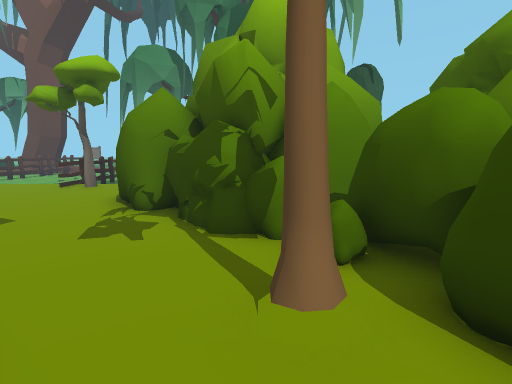
View 1 (above)

21 first-person views from a walk through a 3-D level made in the Unity game engine. The camera is 1.4 m above the floor, tilts 8° down and sees 85° across. The floor is counted in squares, 1 m on a side. Each view is taken from the middle of a square. On the plan, view 1 faces up. The plan holds only what a view shows up to about 14 squares ahead; the rest is blank. The place goes on beyond the plan. The player character is not drawn. Some animated figures are left out.

View 2
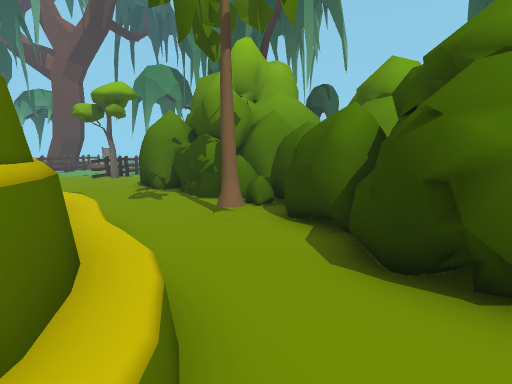

View 3
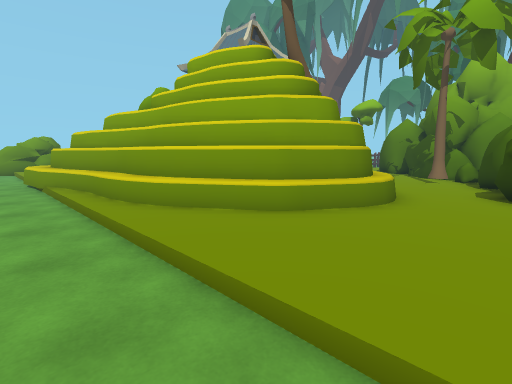

View 4
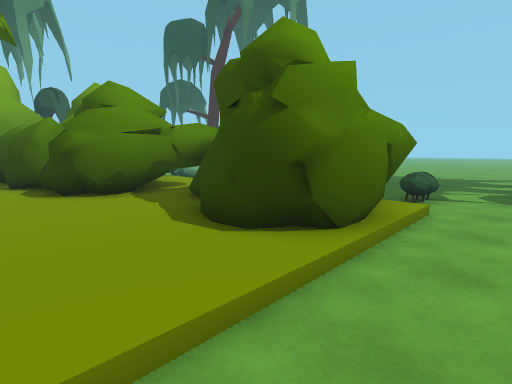

View 5
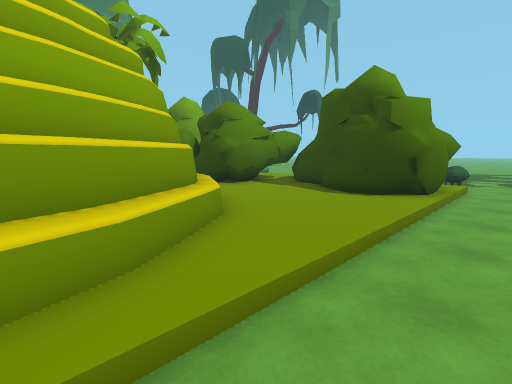

View 6
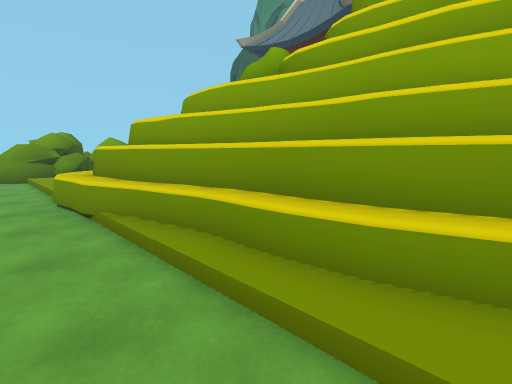

View 7
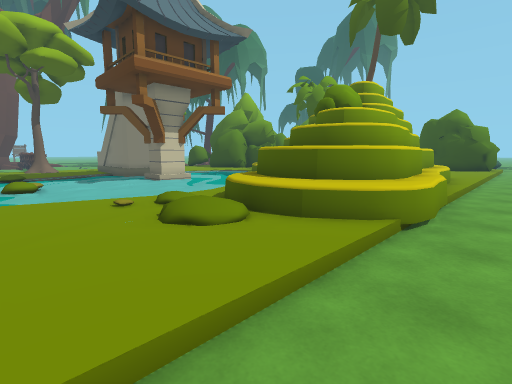

View 8
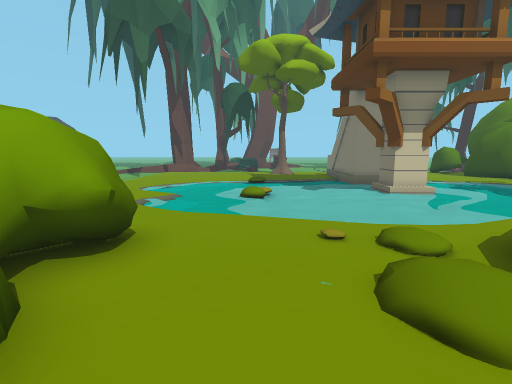

View 9
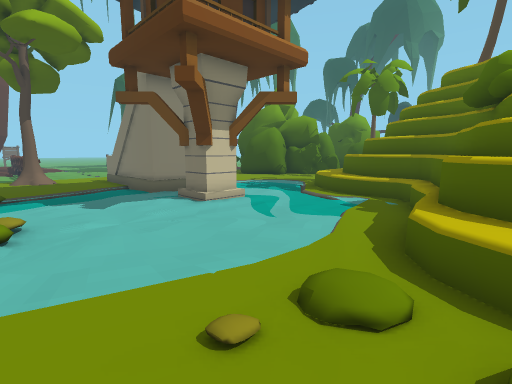

View 10
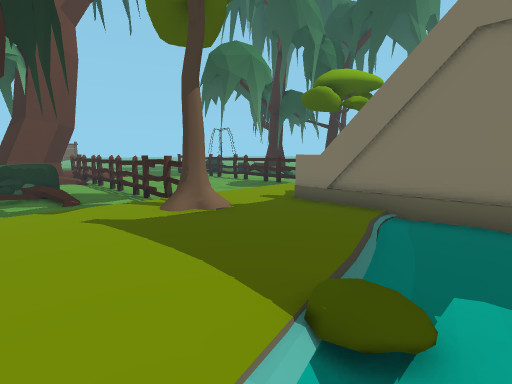

View 11
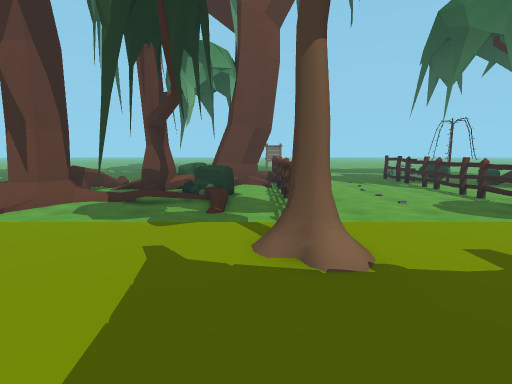

View 12
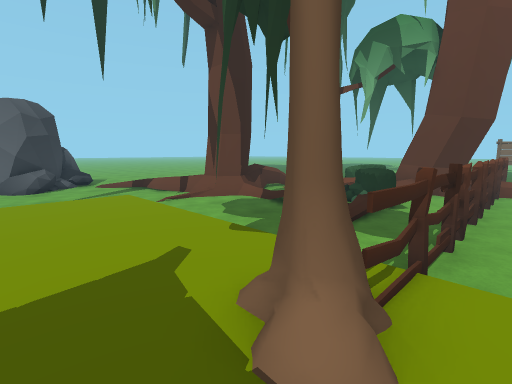

View 13
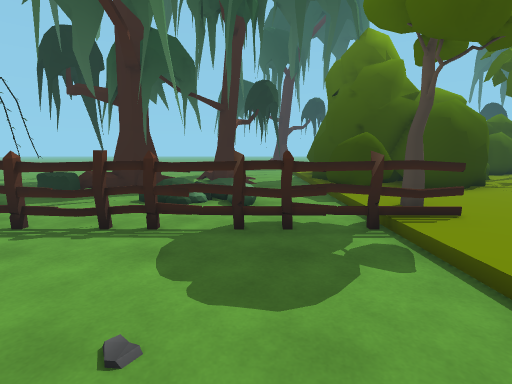

View 14
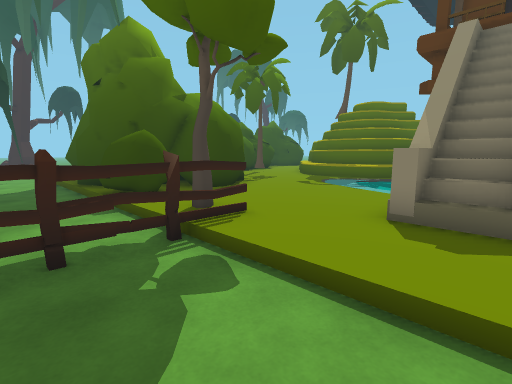

View 15
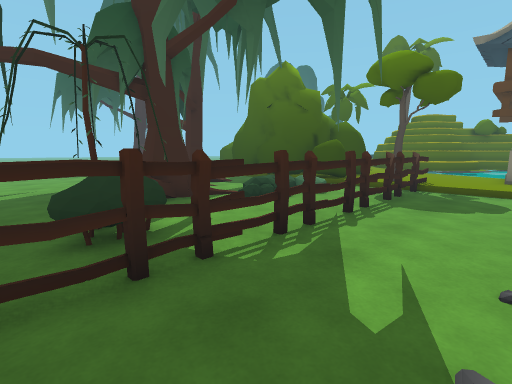

View 16
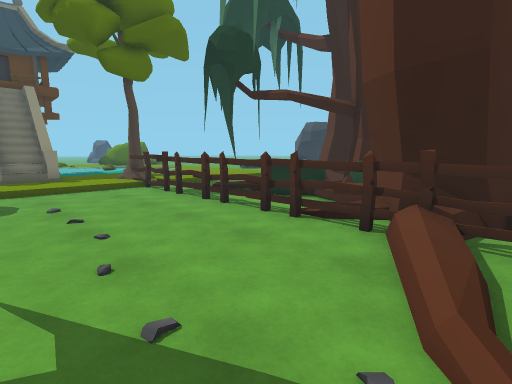

View 17
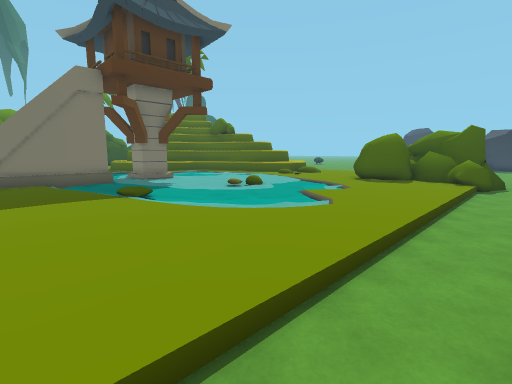

View 18
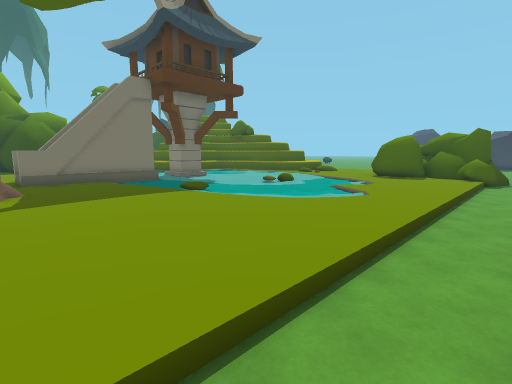

View 19
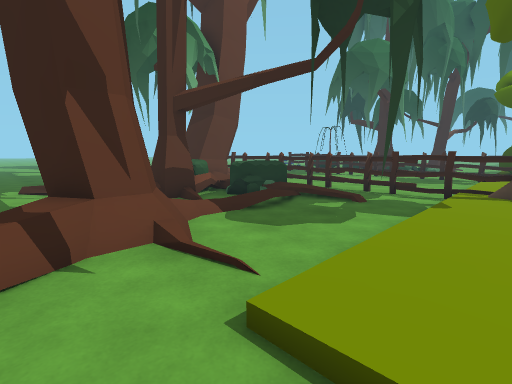

View 20
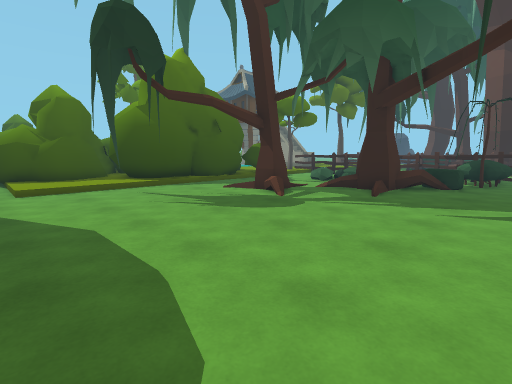

View 21
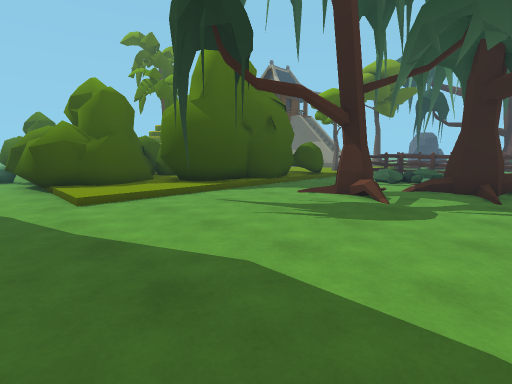

### Floor plan
Key: @ floor where view 1 was taken; # wall or solid block; . main floor; : floor 0.25 m higher than the main floor; + floor 0.75 m higher than the main floor; * floor 5 m higher than the main floor; / step, stairs or slope; = window, fence, low wall or low ledge; ^ raised ledge; O other object.
Columns run from 25 left of view 1 to 10 right of it. Each row starts with its distance up from view 1.
 24       =##.O..:...O..O............ .
 23       =###O=#....OOO#.............
 22 ..    O####......OOO.O.............
 21 ..    O///O......O..OO=.............
 20   = OOO//.O......O....##:..........
 19   =.O#OO..O......O....##............
 18   =....OO.O......O..O...............
 17  ###...=O.O......O..O....OO.........
 16 ^##=.////.O......O... ...OO.........
 15 ^==...../.O......O..................
 14 ..........O......O..................
 13 ..........O......O..................
 12 ..::::::::O::::::OO::OOO#OOOO::::/..
 11 ..:::::::OO:::::::O::OOO    #O:::/..
 10 ..:::::::::::O:O::::::O     ##OOO/..
  9 ..:::::::::::  O:::::OOOO     OOOO.
  8 ..:::::::::::O O:::::O OOOOOO O OOO
  7 ..:::::::::/:O O::::::OOOOO     OOO
  6 ..::::::O.:::O  :::::::OOOOO    OOO
  5 ..:::::::::::*  ::::::::OOO  O  OOO
  4 ..:::::::::::OO ::::::::::OOOO   OO
  3 ..::..:::::::#O:::::: :::::#
  2 ..:::::::::::#O:::/^^ ^::OOOOO
  1 ..:::/::O:::::::::^^  ^^:::OO
  0 ..::::.::::::::::^^#   #=@:OO
 -1 ..::::/::::::::::^^#   ##=:OOOOOO
 -2 ..:::::::::::::::=#     ##::OOOO
 -3  .:::OO::::::::=###     ##:::::O
 -4  OO/OOO:::::==###       ##::::O#
 -5  OOOOOO::::O=^#        ###:::OO
 -6   OOO O::::O=^^    ######::::OO O
 -7    OO O::::/+^^#####^##::::::OO OO O
 -8     OO::::::==^##==::::::::::OOOOO.O
 -9     OO........=.....................
-10        . ...........................

Positions as (right, up) in squares from view 1, and headings:
1: (0, 0), facing up
2: (1, -4), facing up
3: (3, -10), facing up-left
4: (1, -10), facing up-right
5: (-4, -10), facing up-right
6: (-3, -10), facing up-left
7: (-18, -10), facing up-right
8: (-17, -8), facing up
9: (-17, -5), facing up-right
10: (-19, 5), facing up-right
11: (-16, 7), facing up
12: (-14, 9), facing up-left
13: (-13, 15), facing right
14: (-12, 15), facing down-right
15: (-11, 24), facing down-right
16: (-10, 24), facing down-left
17: (-25, 9), facing down-right
18: (-25, 11), facing down-right
19: (-25, 11), facing up-right
20: (9, 24), facing down-left
21: (10, 21), facing down-left
